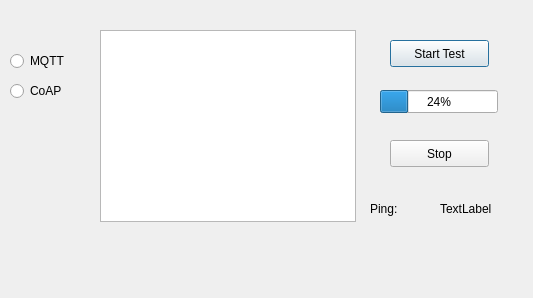
<?xml version="1.0" encoding="UTF-8"?>
<ui version="4.0">
 <class>Dialog</class>
 <widget class="QDialog" name="Dialog">
  <property name="geometry">
   <rect>
    <x>0</x>
    <y>0</y>
    <width>533</width>
    <height>298</height>
   </rect>
  </property>
  <property name="windowTitle">
   <string>Dialog</string>
  </property>
  <widget class="QPushButton" name="startButton">
   <property name="geometry">
    <rect>
     <x>390</x>
     <y>40</y>
     <width>99</width>
     <height>27</height>
    </rect>
   </property>
   <property name="text">
    <string>Start Test</string>
   </property>
  </widget>
  <widget class="QProgressBar" name="progressBar">
   <property name="geometry">
    <rect>
     <x>380</x>
     <y>90</y>
     <width>118</width>
     <height>23</height>
    </rect>
   </property>
   <property name="value">
    <number>24</number>
   </property>
  </widget>
  <widget class="QPushButton" name="stopButton">
   <property name="geometry">
    <rect>
     <x>390</x>
     <y>140</y>
     <width>99</width>
     <height>27</height>
    </rect>
   </property>
   <property name="text">
    <string>Stop</string>
   </property>
  </widget>
  <widget class="QRadioButton" name="mqttButton">
   <property name="geometry">
    <rect>
     <x>10</x>
     <y>50</y>
     <width>117</width>
     <height>22</height>
    </rect>
   </property>
   <property name="text">
    <string>MQTT</string>
   </property>
  </widget>
  <widget class="QRadioButton" name="coapButton">
   <property name="geometry">
    <rect>
     <x>10</x>
     <y>80</y>
     <width>117</width>
     <height>22</height>
    </rect>
   </property>
   <property name="text">
    <string>CoAP</string>
   </property>
  </widget>
  <widget class="QLabel" name="pingLabel">
   <property name="geometry">
    <rect>
     <x>440</x>
     <y>200</y>
     <width>67</width>
     <height>17</height>
    </rect>
   </property>
   <property name="text">
    <string>TextLabel</string>
   </property>
  </widget>
  <widget class="QListWidget" name="testList">
   <property name="geometry">
    <rect>
     <x>100</x>
     <y>30</y>
     <width>256</width>
     <height>192</height>
    </rect>
   </property>
  </widget>
  <widget class="QLabel" name="label">
   <property name="geometry">
    <rect>
     <x>370</x>
     <y>200</y>
     <width>67</width>
     <height>17</height>
    </rect>
   </property>
   <property name="text">
    <string>Ping:</string>
   </property>
  </widget>
 </widget>
 <resources/>
 <connections/>
</ui>
